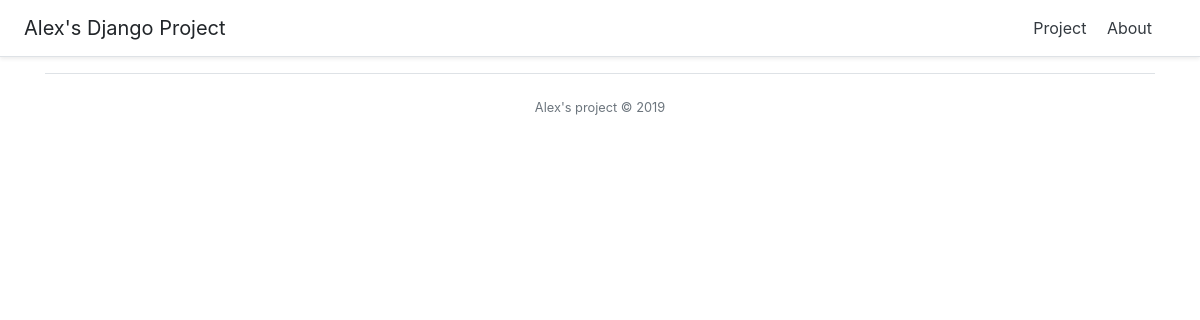
The app's page /, older data.
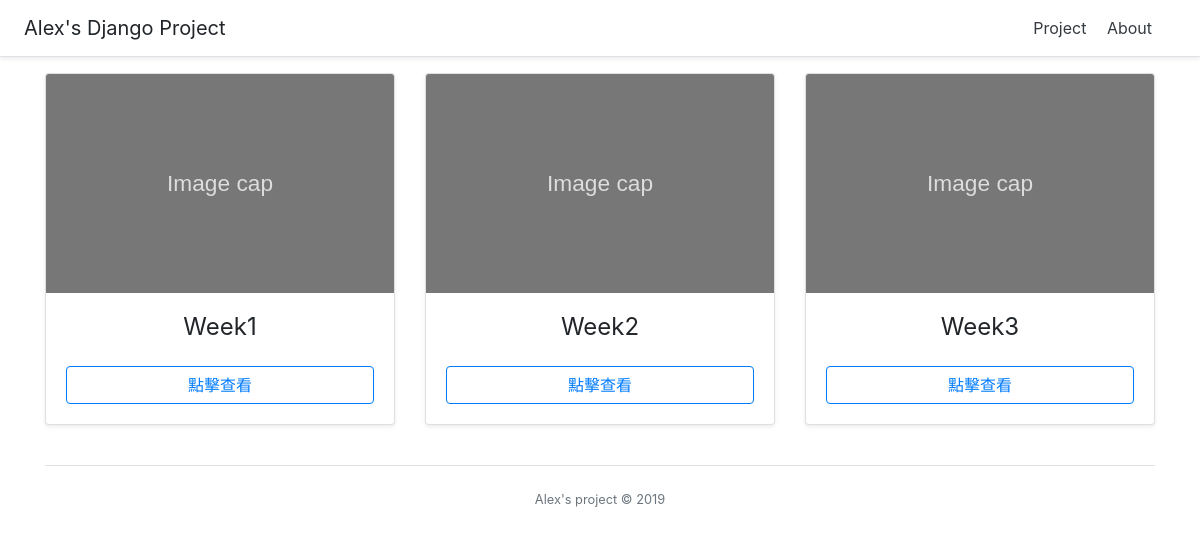
The same page, newer data.
### main/models.py (models this page shows)
class Article(models.Model):
    title = models.CharField(max_length=100)
    content = models.TextField(blank=True)
    photo = models.URLField(blank=True)
    tag1 = models.CharField(max_length=100)
    tag2 = models.CharField(max_length=100)
    tag3 = models.CharField(max_length=100)
    tag4 = models.CharField(max_length=100)
    created_at = models.DateTimeField(auto_now_add=True)
    uri = models.TextField(blank=True)

### main/views.py (the view)
# urls.py: path('', views.index),
def index(request):
    Articles = Article.objects.all()
    return render(request, 'index/index.html', {
        'Articles': Articles,
    })

### templates/index/index.html (shortened to what this page needs)
{% extends 'index/base.html' %}
{% load static %}
{% block content %}
<div class="container">
    {% for Article in Articles %}
        {% if forloop.counter0|divisibleby:3 %}
        <div class="card-deck mb-3 text-center">
        {% endif %}
            <div class="card mb-4 shadow-sm">
                <img class="card-img-top" src="{% static 'images/png.svg' %}" alt="Card image cap">
                <div class="card-body">
                    <h4 class="my-0 font-weight-normal">{{ Article.title }}</h4>
                    <button type="button" class="btn btn-md btn-block btn-outline-primary">點擊查看</button>
                </div>
            </div>
        {% if forloop.counter|divisibleby:3 %}
        </div>
        {% endif %}
    {% endfor %}
</div>
{% endblock %}

### templates/index/base.html (shortened to what this page needs)
<!DOCTYPE html>
<html>
<head>
    {% load static %}
    {% include 'index/include.html' %}
</head>
<body>
    {% include 'index/navbar.html' %}
    {% block content %}{% endblock %}
    {% include 'index/footer.html' %}
</body>
</html>

### templates/index/include.html (shortened to what this page needs)
<link rel="stylesheet" href="https://stackpath.bootstrapcdn.com/bootstrap/4.2.1/css/bootstrap.min.css">

### templates/index/navbar.html
<div class="d-flex flex-column flex-md-row align-items-center p-3 px-md-4 mb-3 bg-white border-bottom shadow-sm">
    <h5 class="my-0 mr-md-auto font-weight-normal">Alex's Django Project</h5>
    <nav class="my-2 my-md-0 mr-md-3">
    <a class="p-2 text-dark" href="#">Project</a>
    <a class="p-2 text-dark" href="#">About</a>
    </nav>
</div>

### templates/index/footer.html
<div class="container">
    <footer class="border-top">
        <div class="row">
            <div class="col-6 offset-3 col text-center">
                <small class="pt-4 d-block mb-3 text-muted">Alex's project © 2019</small>
            </div>
        </div>
    </footer>
</div>

Row changes from the older to the newer data that the page shows:
added Article: title "Week1"
added Article: title "Week2"
added Article: title "Week3"
